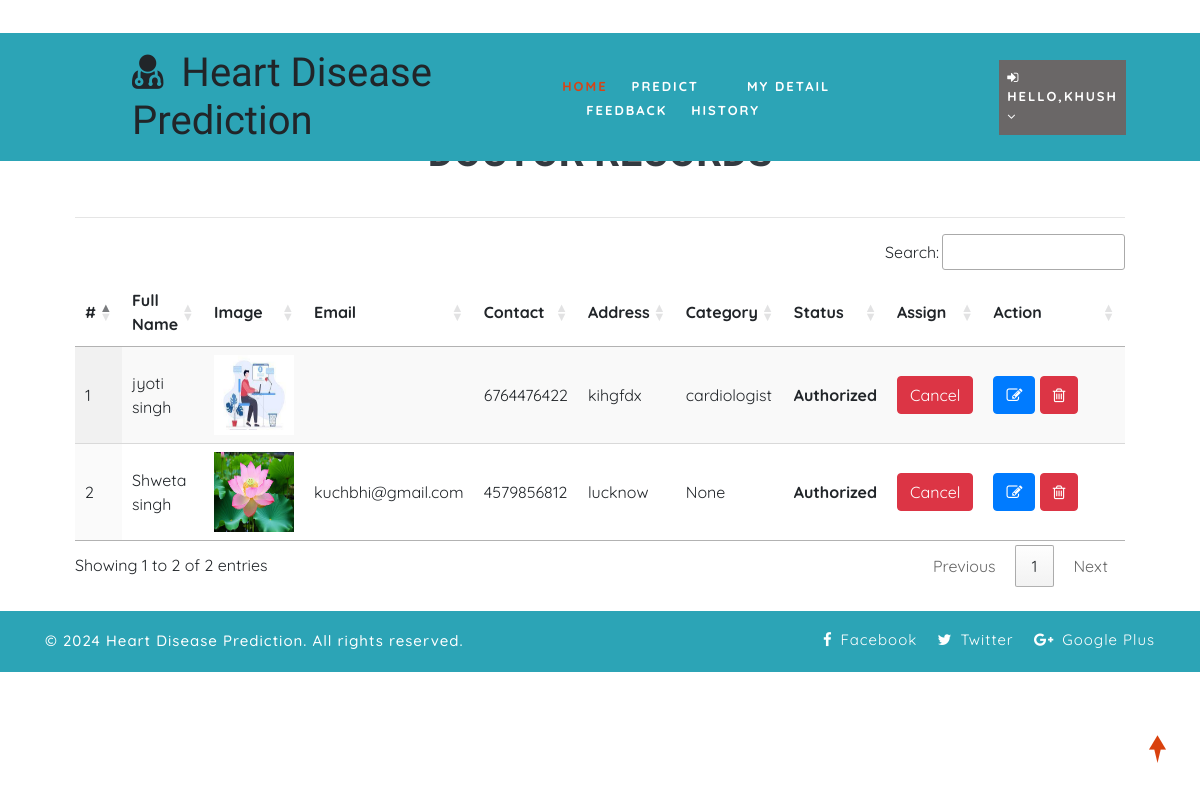
Page /view_doctor (signed in) on the committed database.
### health/models.py (models this page shows, shortened)
class Doctor(models.Model):
    status = models.IntegerField(DOCTOR_STATUS, null=True)
    user = models.ForeignKey(User, on_delete=models.CASCADE, null=True)
    contact = models.CharField(max_length=100, null=True)
    address = models.CharField(max_length=100, null=True)
    category = models.CharField(max_length=100, null=True)
    doj = models.DateField(null=True)
    dob = models.DateField(null=True)
    image = models.FileField(null=True)

### health/views.py (the view)
# urls.py: path('view_doctor', View_Doctor,name="view_doctor"),
@login_required(login_url="login")
def View_Doctor(request):
    doc = Doctor.objects.all()
    d = {'doc':doc}
    return render(request,'view_doctor.html',d)

### health/templates/view_doctor.html (shortened to what this page needs)
{% extends 'index.html' %}
{% load static %}
{% block body %}
<div class="container-fluid" style="width:90%;margin-top:8%">
                    <div class="container-fluid">
                        <h1 align="center"class="w3ls-title text-uppercase text-dark font-weight-bold">Doctor Records</h1><br>
                         </div><hr>
                                <table id="example" class="display" style="width:100%">
                                  <thead>
                                    <tr>
                                      <th>#</th>
                                      <th>Full Name</th>
                                      <th>Image</th>
                                      <th>Email</th>
                                      <th>Contact</th>
                                      <th>Address</th>
                                      <th>Category</th>
                                      <th>Status</th>
                                      <th>Assign</th>
                                      <th>Action</th>
                                  </tr>
                              </thead>
                              <tbody>
                              {% for i in doc %}
                                <tr>
                                  <td>{{forloop.counter}}</td>
                                  <td>{{i.user.first_name}} {{i.user.last_name}}</td>
                                  <td><img src="{{i.image.url}}" style="width:80px;height:80px"></td>
                                  <td>{{i.user.email}}</td>
                                  <td>{{i.contact}}</td>
                                  <td>{{i.address}}</td>
                                  <td>{{i.category}}</td>
                                  <td>
                                      {% if i.status == 1 %}
                                      <b>Authorized</b>
                                  {% else %}
                                      <b>Unauthorized</b>
                                      {% endif %}
                                  </td>
                                    <td>{% if i.status == 1 %}
                                        <a href="{% url 'assign_status' i.id %}" onclick="return confirm('Do you want to withdraw approval to doctor : {{i.user.first_name}}?')"><button class="btn btn-danger">Cancel</button></a>
                                        {% else %}
                                        <a href="{% url 'assign_status' i.id %}" onclick="return confirm('Do you want to give approve to doctor : {{i.user.first_name}}?')"><button class="btn btn-success">Assign</button></a>
                                        {% endif %}
                                    </td>
                                    <td style="width:150px">
                                      <a href="{% url 'change_doctor' i.id %}" ><button class="btn btn-primary"><i class="fa fa-edit"></i></button></a>
                                      <a href="{% url 'delete_doctor' i.id %}" ><button class="btn btn-danger" onclick="return confirm('Are you sure?')"><i class="fa fa-trash-o"></i></button></a></td>
                              </tr>
                              {% endfor %}
                          </tbody>
                      </table>
                  </div>
{% endblock %}

### health/templates/index.html (shortened to what this page needs)
<!DOCTYPE html>
{% load static %}
<html lang="zxx">
<head>
	<link rel="stylesheet" href="{% static 'css/bootstrap.css' %}">
	<link href="{% static 'css/css_slider.css' %}" type="text/css" rel="stylesheet" media="all">
	<link rel="stylesheet" href="{% static 'css/style.css' %}" type="text/css" media="all" />
	<link href="{% static 'css/font-awesome.min.css' %}" rel="stylesheet">
<link rel='stylesheet' type='text/css' href="https://cdn.datatables.net/1.10.21/css/jquery.dataTables.min.css">
<link rel='stylesheet' type='text/css' href="https://cdn.datatables.net/buttons/1.6.2/css/buttons.dataTables.min.css">
</head>
<body>
	<div id="home" style="margin-bottom:2%">
		<header>
			<div class="top-bar py-3">
				<div class="container">
					<div class="row">
						<div class="col-xl-7 col-lg-6 col-md-4 top-social-agile text-md-right text-center mt-md-0 mt-2">
							<div class="row">
								<div class="col-xl-3 col-lg-4 col-6 top-w3layouts p-md-0 text-right">
								</div>
								<div class="col-xl-3 col-lg-4 col-6 header-w3layouts text-md-right text-left">
								</div>
							</div>
						</div>
					</div>
				</div>
			</div>
		</header>
		<div class="main-top" style="background:rgb(44, 164, 182)">
			<div class="container-fluid">
				<div class="header d-md-flex justify-content-between align-items-center py-3">
					<div id="logo" style="margin-left:10%">
						<h1>
							<span class="fa fa-user-md mr-2"></span>
							<span class="logo-sp">Heart Disease Prediction</span>
						</h1>
					</div>
					{% if request.user.is_staff %}
					<div class="nav_w3ls" style="margin-right:5%">
						<nav>
							<label for="drop1" class="toggle">Menu</label>
							<input type="checkbox" id="drop1" />
							<ul class="menu" style="padding:15px;width:100%">
								<li class="mx-lg-4 mx-md-3 my-md-0 my-2"><a href="{% url 'admin_home' %}" >Home</a></li>
								<li>
									<label for="drop-2" class="toggle toogle-2"> <span class="fa fa-angle-down" aria-hidden="true"></span>
									</label>
									<a href="#"> Doctor <span class="fa fa-angle-down" aria-hidden="true"></span></a>
									<ul style="margin-top:2%;width:40%;margin-right:0%">
										<li style="width:100%;"><a href="/add_doctor" class="drop-text">Add Doctor</a></li>
										<li style="width:100%;"><a href="/view_doctor" class="drop-text">View Doctor</a></li>
									</ul>
								</li>
                                <li class="mx-lg-4 mx-md-3 my-md-0 my-2"><a href="/view_patient">Patient</a></li>
								<li class="mx-lg-4 mx-md-3 my-md-0 my-2">
									<a href="/view_search_pat">Searched Data</a></li>
								<li><a href="/view_feedback">Feedback</a></li>
							</ul>
						</nav>
					</div>
					<div class="nav_w3ls" style="margin-right:3%">
						<nav>
							<label for="drop2" class="toggle">Menu</label>
							<input type="checkbox" id="drop2" />
							<ul class="menu">
								<li class="mx-lg-4 mx-md-3 my-md-0 my-2" style="background:red;padding:8px">
									<label for="drop-2" class="toggle toogle-2"> <span class="fa fa-angle-down" aria-hidden="true"></span>
									</label>
									<a href="#"><i class="fa fa-user"></i> {{request.user.username}} <span class="fa fa-angle-down" aria-hidden="true"></span></a>
									<ul style="margin-top:10%;width:80%;margin-right:5%">
										<li style="width:100%;"><a href="{% url 'change_password' %}" class="drop-text">Password</a></li>
										<li style="width:100%;"><a href="{% url 'logout' %}" class="drop-text">Logout</a></li>
									</ul>
								</li>
							</ul>
						</nav>
					</div>
					{% elif request.user.patient_set.all.0 %}
					<div class="nav_w3ls" style="margin-left:1%;font-weight:bold">
						<nav>
							<ul class="menu" style="padding:15px;width:100%">
								<li><a href="{% url 'patient_home' %}" class="active">Home</a></li>
								<li class="mx-lg-4 mx-md-3 my-md-0 my-2"><a href="/add_heartdetail">Predict</a></li>
								<li class="mx-lg-4 mx-md-3 my-md-0 my-2"><a href="/profile_doctor">My Detail</a></li>
								<li class="mx-lg-4 mx-md-3 my-md-0 my-2"><a href="/sent_feedback">Feedback</a></li>
								<li><a href="/view_search_pat">History</a></li>
							</ul>
						</nav>
					</div>
					<div class="nav_w3ls" style="margin-right:3%">
						<nav>
							<ul class="menu">
								<li class="mx-lg-4 mx-md-3 my-md-0 my-2" style="background:#6a6767;padding:8px">
									<a href="#"><i class="fa fa-sign-in"></i> Hello,{{request.user.username}} <span class="fa fa-angle-down" aria-hidden="true"></span></a>
								</li>
							</ul>
						</nav>
					</div>
					{% endif %}
				</div>
			</div>
		</div>
		{% block body %}
		{% endblock %}
	</div>
	<div class="copy-w3pvt" style="background:rgb(44, 164, 182);color:white">
		<div class="container py-3">
			<div class="row">
				<div class="col-lg-7 w3ls_footer_grid1_left text-lg-left text-center">
					<p style="color:white">&copy; 2024 Heart Disease Prediction. All rights reserved. </a>
					</p>
				</div>
				<div class="col-lg-5 w3ls_footer_grid_left1_pos text-lg-right text-center mt-lg-0 mt-2">
					<ul style="color:white">
						<li>
							<a href="https://www.facebook.com/" target="_blank" style="color:white" class="facebook">
								<span class="fa fa-facebook-f mr-2"></span>Facebook</a>
						</li>
						<li class="mx-3">
							<a href="https://x.com/login" target="_blank" style="color:white" class="twitter">
								<span class="fa fa-twitter mr-2"></span>Twitter</a>
						</li>
						<li>
							<a href="https://www.google.com/" target="_blank" style="color:white" class="google">
								<span class="fa fa-google-plus mr-2"></span>Google Plus</a>
						</li>
					</ul>
				</div>
			</div>
		</div>
	</div>
	<a href="#home" style="color:white" class="move-top text-center"></a>
</body>
</html>

### health/static/css/style.css (style rules this page uses)
body { padding: 0; margin: 0; background: #FFF; font-family: 'Quicksand', sans-serif; }
body a, body button { transition: 0.5s all; -webkit-transition: 0.5s all; -moz-transition: 0.5s all; -o-transition: 0.5s all; -ms-transition: 0.5s all; text-decoration: none; }
html { scroll-behavior: smooth; }
h1, h2, h3, h4, h5, h6 { margin: 0; padding: 0; font-family: 'Mukta', sans-serif; }
p { margin: 0; padding: 0; font-size: 15px; letter-spacing: 1px; line-height: 1.9; color: #999; font-family: 'Quicksand', sans-serif; }
ul, ol { margin: 0; padding: 0; }
a.move-top { width: 34px; height: 34px; background: url(../images/move-top.png) no-repeat; display: inline-block; position: fixed; bottom: 4%; right: 2%; z-index: 0; }
#home { position: relative; }
.main-top { position: absolute; z-index: 999; width: 100%; background: rgba(0, 0, 0, 0.4); }
nav { margin: 0; padding: 0; }
span.logo-sp { font-weight: 100; }
nav:after { content: ""; display: table; clear: both; }
nav ul { float: right; padding: 0; margin: 0; list-style: none; position: relative; }
nav ul li { margin: 0px; display: inline-block; float: left; }
nav a { padding: 0; color: #fff; font-size: 13px; letter-spacing: 2px; font-weight: 700; text-transform: uppercase; display: inline-block; transition: 0.5s all; -webkit-transition: 0.5s all; -moz-transition: 0.5s all; -o-transition: 0.5s all; -ms-transition: 0.5s all; }
.menu li a.active, .menu li a:hover { color: #2196f3; transition: 0.5s all; -webkit-transition: 0.5s all; -moz-transition: 0.5s all; -o-transition: 0.5s all; -ms-transition: 0.5s all; color: #d84315; }
li>a:only-child:after { content: ''; }
.w3ls_footer_grid_left1_pos ul li, ul.list-part li { display: inline-block; }
.w3ls_footer_grid_left1_pos ul li a { color: #000; text-decoration: none; letter-spacing: 1px; font-size: 15px; }
.w3ls_footer_grid1_left p { color: #484848; font-weight: 500; }

### rows in the picture
Doctor: user.first_name "jyoti", user.last_name "singh", image (picture), contact "6764476422", address "kihgfdx", category "cardiologist", status "Authorized"
Doctor: user.first_name "Shweta", user.last_name "singh", image (picture), user.email "kuchbhi@gmail.com", contact "4579856812", address "lucknow", category "None", status "Authorized"

### other values in the picture
{{ request.user.username }} "KHUSH"
